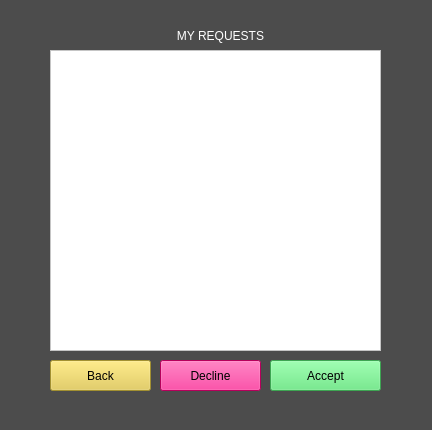
<?xml version="1.0" encoding="UTF-8"?>
<ui version="4.0">
 <class>friend_requests</class>
 <widget class="QWidget" name="friend_requests">
  <property name="geometry">
   <rect>
    <x>0</x>
    <y>0</y>
    <width>432</width>
    <height>430</height>
   </rect>
  </property>
  <property name="windowTitle">
   <string>Friend Requests</string>
  </property>
  <property name="styleSheet">
   <string notr="true">background-color: rgb(76, 76, 76);
font: 12pt &quot;Courier&quot;;</string>
  </property>
  <widget class="QLabel" name="title">
   <property name="geometry">
    <rect>
     <x>140</x>
     <y>20</y>
     <width>161</width>
     <height>31</height>
    </rect>
   </property>
   <property name="styleSheet">
    <string notr="true">color: rgb(255, 255, 255);
font: 17pt &quot;Courier&quot;;</string>
   </property>
   <property name="text">
    <string>MY REQUESTS</string>
   </property>
   <property name="alignment">
    <set>Qt::AlignCenter</set>
   </property>
  </widget>
  <widget class="QPushButton" name="back_button">
   <property name="geometry">
    <rect>
     <x>50</x>
     <y>360</y>
     <width>101</width>
     <height>31</height>
    </rect>
   </property>
   <property name="styleSheet">
    <string notr="true">font: 13pt &quot;Courier&quot;;
background-color: rgb(227, 201, 69);</string>
   </property>
   <property name="text">
    <string>Back</string>
   </property>
  </widget>
  <widget class="QPushButton" name="decline">
   <property name="geometry">
    <rect>
     <x>160</x>
     <y>360</y>
     <width>101</width>
     <height>31</height>
    </rect>
   </property>
   <property name="styleSheet">
    <string notr="true">font: 13pt &quot;Courier&quot;;
background-color: rgb(255, 0, 128);</string>
   </property>
   <property name="text">
    <string>Decline</string>
   </property>
  </widget>
  <widget class="QPushButton" name="accept">
   <property name="geometry">
    <rect>
     <x>270</x>
     <y>360</y>
     <width>111</width>
     <height>31</height>
    </rect>
   </property>
   <property name="styleSheet">
    <string notr="true">font: 13pt &quot;Courier&quot;;
background-color: rgb(86, 231, 115);</string>
   </property>
   <property name="text">
    <string>Accept</string>
   </property>
  </widget>
  <widget class="QListWidget" name="list_friends">
   <property name="geometry">
    <rect>
     <x>50</x>
     <y>50</y>
     <width>331</width>
     <height>301</height>
    </rect>
   </property>
   <property name="styleSheet">
    <string notr="true">background-color: rgb(255, 255, 255);</string>
   </property>
  </widget>
 </widget>
 <layoutdefault spacing="6" margin="11"/>
 <resources/>
 <connections/>
</ui>
